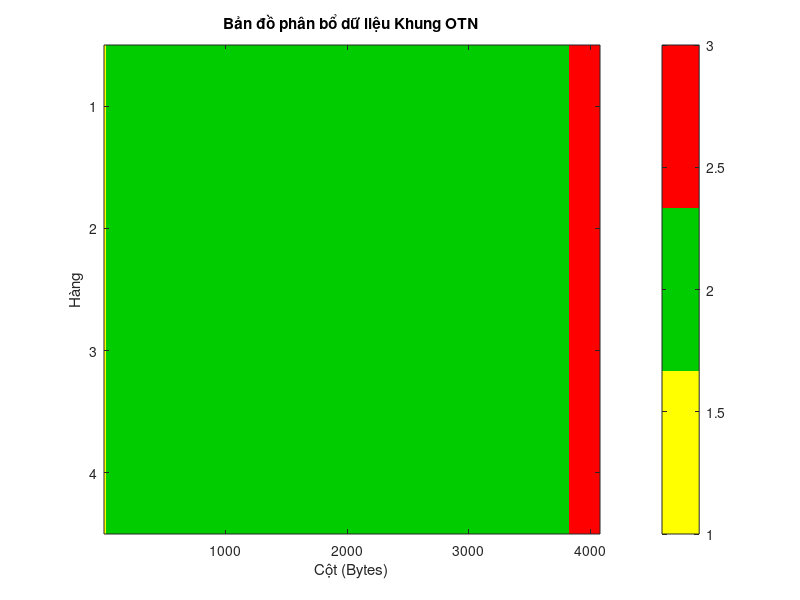

This figure's MATLAB source: (Note: this script raises an error after producing the figure.)
function otn_frame = create_visualization_frame()
    % Khởi tạo ma trận khung chuẩn 4x4080
    otn_frame = zeros(4, 4080);
    
    % Module hóa các vùng bằng Array Slicing
    % Quy định: OH = 1, Payload = 2, FEC = 3 (để vẽ màu)
    otn_frame(:, 1:16) = 1;        % Vùng Overhead (16 cột đầu)
    otn_frame(:, 17:3824) = 2;     % Vùng Payload (Dữ liệu)
    otn_frame(:, 3825:4080) = 3;   % Vùng FEC (Sửa lỗi)
    
    % Vẽ biểu đồ ma trận
    figure('Name', 'G.709 Frame Map');
    imagesc(otn_frame);
    colormap([1 1 0; 0 0.8 0; 1 0 0]); % Vàng (OH), Xanh (Data), Đỏ (FEC)
    title('Bản đồ phân bổ dữ liệu Khung OTN');
    xlabel('Cột (Bytes)'); ylabel('Hàng');
    colorbar('Ticks',[1, 2, 3], 'TickLabels',{'Overhead','Payload','FEC'});
end
